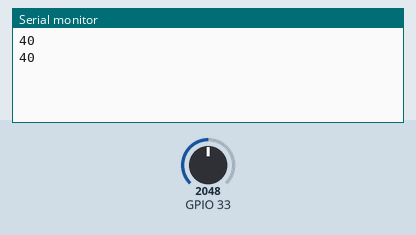
Simulated run of this sketch. Board: ESP32. Parts: the last lines printed to the serial monitor. The test bench sets the inputs (shaded band); at power-on: GPIO 33 = 2048.

Above: at 2.2 s.
2.3 s: GPIO 33 set to 2866
At 3.5 s:
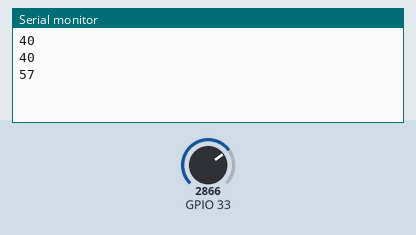
3.8 s: GPIO 33 set to 3603
At 4.8 s:
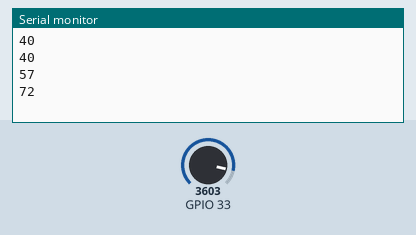
Timing chart, 0 to 6.8 s (numbered marks = the images above; inputs shaded):
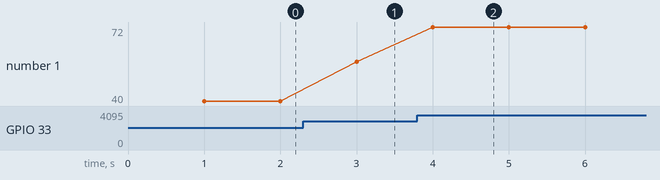

The sketch:

6_humidity.ino
```cpp
void setup(void)
{
	Serial.begin(115200);
	delay(1000);
}

void loop(void)
{
	Serial.println(analogRead(33)/50);
	delay(1000);
}
```

Measured:
- after the input at 2.3 s, the serial monitor: prints a new line after 0.70 s (image 1)
- after the input at 3.8 s, the serial monitor: prints a new line after 0.20 s (image 2)
- plotted number 1: 40 → 57 after the input at 2.3 s, 57 → 72 after the input at 3.8 s
